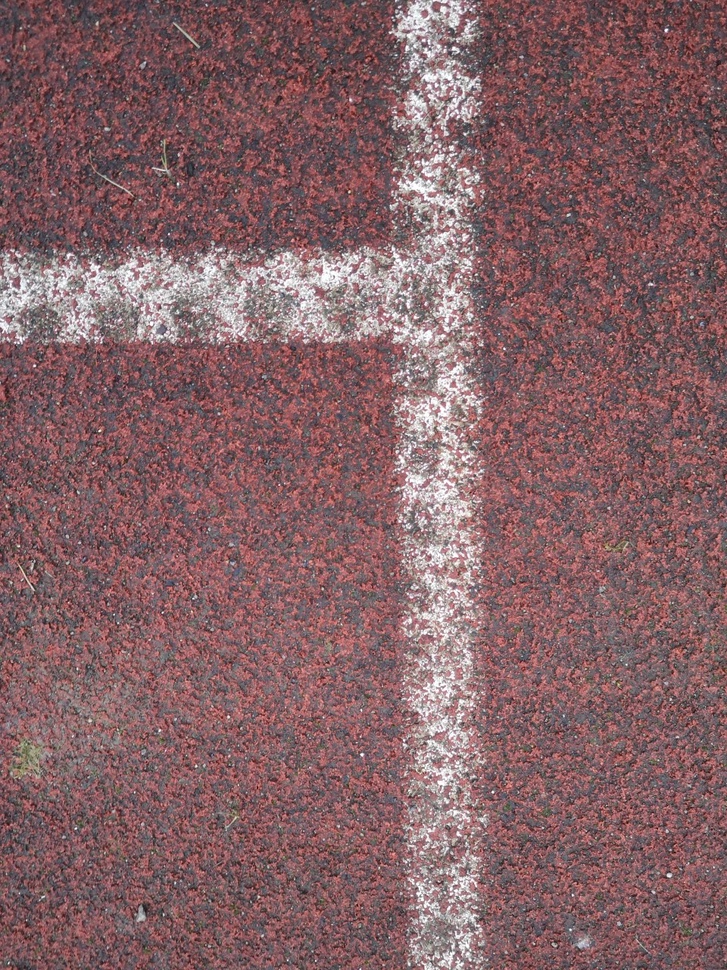
//> input picture T_line.jpg, 727 x 970 px, shrunk from 960 x 1280 before the run
$ ./line T_line.jpg   (built with g++ and OpenCV 4)
//> lines starting //> are read from the running program, lines starting //| are printed output that depends on the picture; after the words box and inside, x2 and y2 are one past the last pixel; in counts of white or black regions, pixels touching at a corner belong together
//> further down, Image is the input picture: 970 rows x 727 cols, CV_8UC3; mean B, G, R 101.6, 97.8, 132.4
### imgUtils.h
//
// Created by fourniem on 12/01/20.
//

#ifndef TE1_IMGUTILS_H
#define TE1_IMGUTILS_H

#include "opencv2/core/core.hpp"
#include "opencv2/imgproc/imgproc.hpp"
//#include "opencv2/imgcodecs.hpp"
#include "opencv2/highgui/highgui.hpp"


using namespace cv;

class imgUtils {


public:
    imgUtils();
    static void  swapQuadrants(const Mat &magI);
    static Mat addPadding(const Mat &I);
    static Mat readImage(int argc, char *const *argv);
    static Mat getMagnitude(Mat &complexI);
    static Mat genSinusoidalFrame(int size);
    static Mat computeDFT(Mat &I, bool show);

private:


};


#endif //TE1_IMGUTILS_H

### line.cpp
#include "opencv2/core/core.hpp"
#include "opencv2/imgproc/imgproc.hpp"
#include "opencv2/highgui/highgui.hpp"
#include "imgUtils.h"
#include <iostream>
#include <stdlib.h>
#include <list>
#include <limits>
#include <math.h>
#include <algorithm>
#include "math.h"
#include <iomanip>


using namespace std;


void pathDetection(Mat &frame, Mat &frame_final, float& angle_value, float& abscissa_value){

    /// Matrix preparation for countours
    Mat frame_gray(frame.size(), CV_8UC1), frame_opened;
    cvtColor(frame, frame_gray, CV_RGB2GRAY);
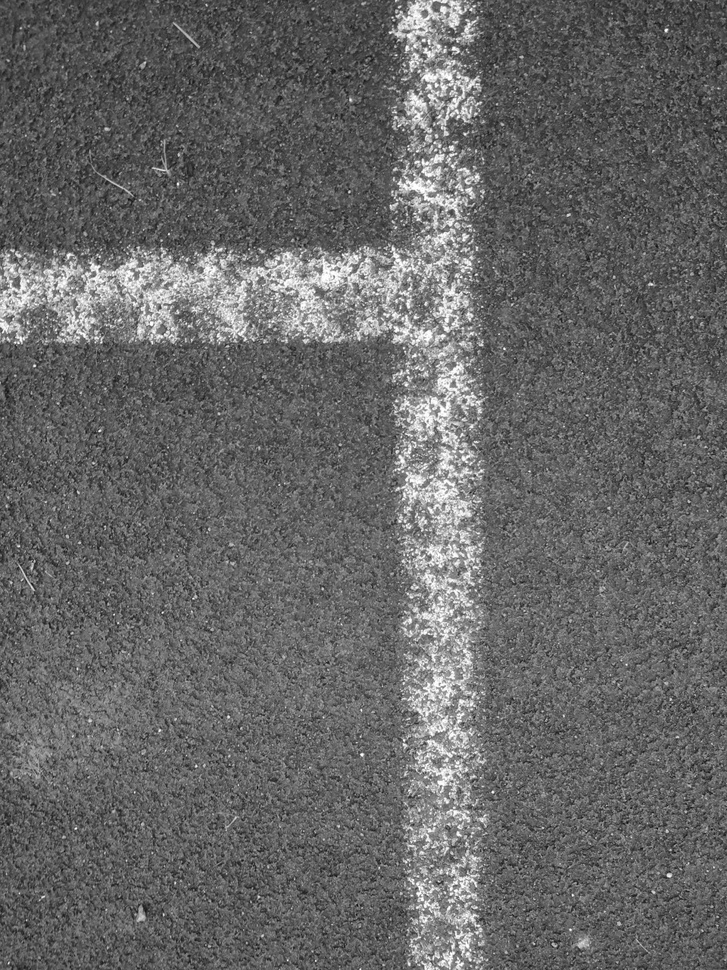
//> frame_gray: 970 rows x 727 cols, CV_8UC1; min 8, max 255, mean 102.9
    medianBlur ( frame_gray, frame_gray, 9 );
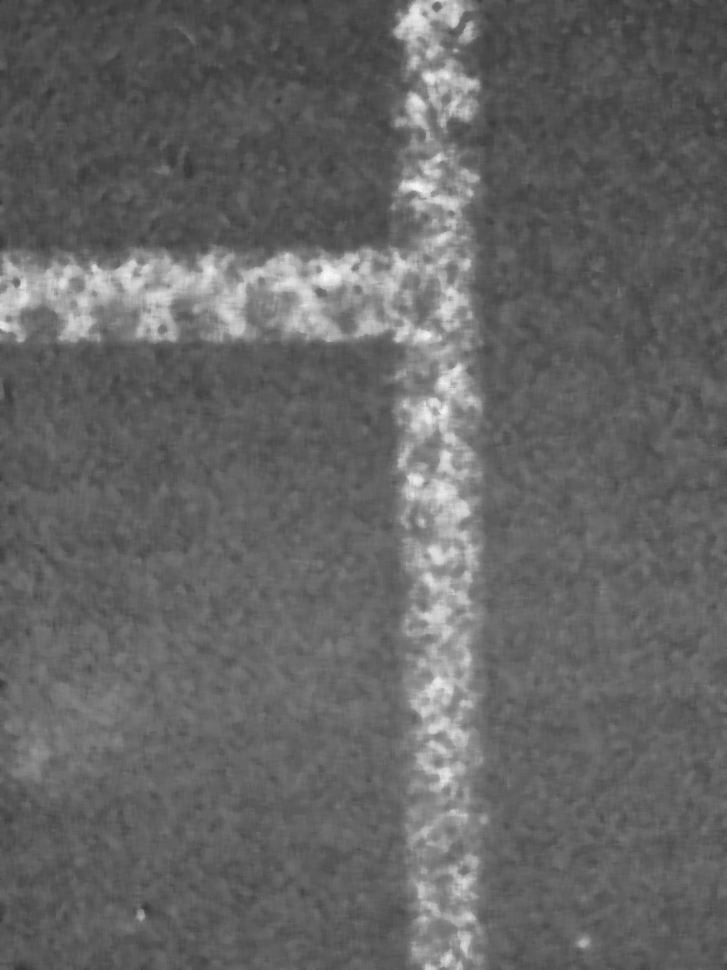
//> frame_gray: 970 rows x 727 cols, CV_8UC1; min 54, max 247, mean 101.6
    threshold(frame_gray, frame_final, 150, 255, CV_THRESH_BINARY);
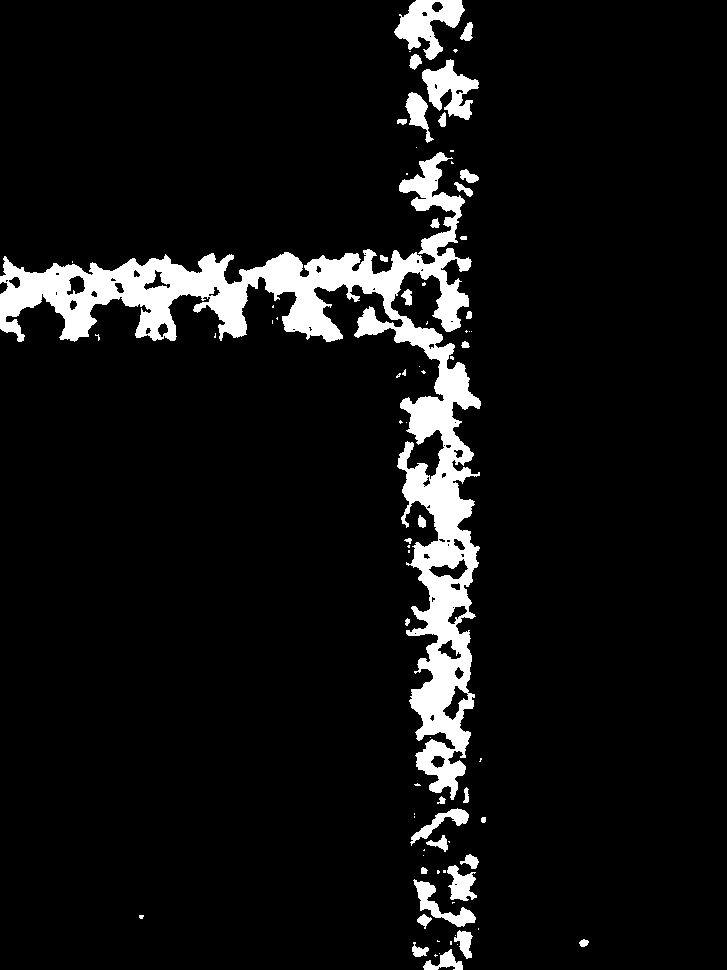
//> frame_final: 970 rows x 727 cols, CV_8UC1; 7.3% white; 78 white regions (45 under 20 px), largest, box (x1, y1, x2, y2) and area: (0, 152, 481, 800) 42362, (394, 0, 465, 60) 2103, (422, 59, 479, 120) 1703

    //dilate(frame_opened, frame_opened, getStructuringElement(MORPH_RECT, Size(50, 60)));

    /// Detection of contours
    Mat edges;
    Canny(frame_final, edges, 50, 200);
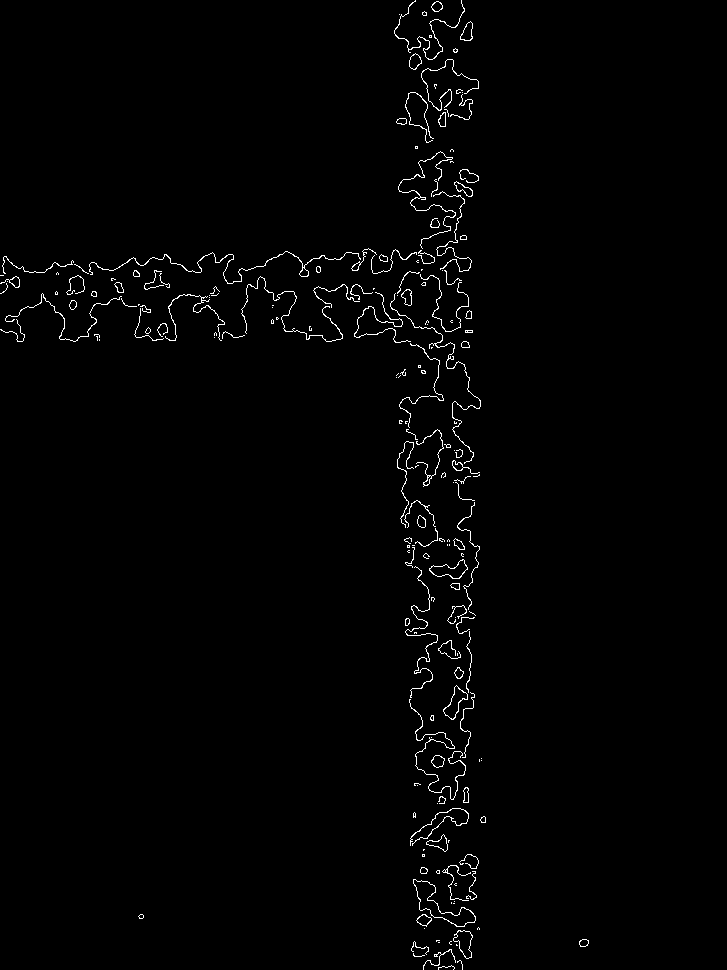
//> edges: 970 rows x 727 cols, CV_8UC1; 1.2% white in thin lines or dots, all inside (x1, y1, x2, y2) = (0, 0, 589, 970)
    vector<Vec4i> lines;
    HoughLinesP(edges, lines, 1, CV_PI/180, 20, 150, 250);
//> lines = 124 lines (x1, y1, x2, y2), first 8: [426, 12, 474, 922], [412, 2, 429, 960], [432, 5, 477, 865], [449, 966, 465, 26], [422, 37, 471, 957], [414, 956, 447, 25], [414, 941, 430, 21], [427, 960, 443, 21]
    float x1,x2,y1,y2;
    float n = 0,sumTheta =0,sumPosx=0;

    /// Finding center abscissa and orientation of the line
    for (size_t i=0; i<lines.size(); i++) {

        Vec4i l = lines[i];
        x1 = l[0],y1 = l[1],x2 = l[2],y2 = l[3];
        //cout << "angle = " << atan2(y2-y1,x2-x1)*180/M_PI << endl;
        //cout << "anglecondition = " << 70*M_PI/180 << endl;
//> (the run ends here: the program needs code that is not available in this run, at `if ( -50*M_PI/180 < sawtooth(atan2(y2-y1,x2-x1)) < 50*M_PI/180 )`)

$ run again, on line_and_rock.jpg
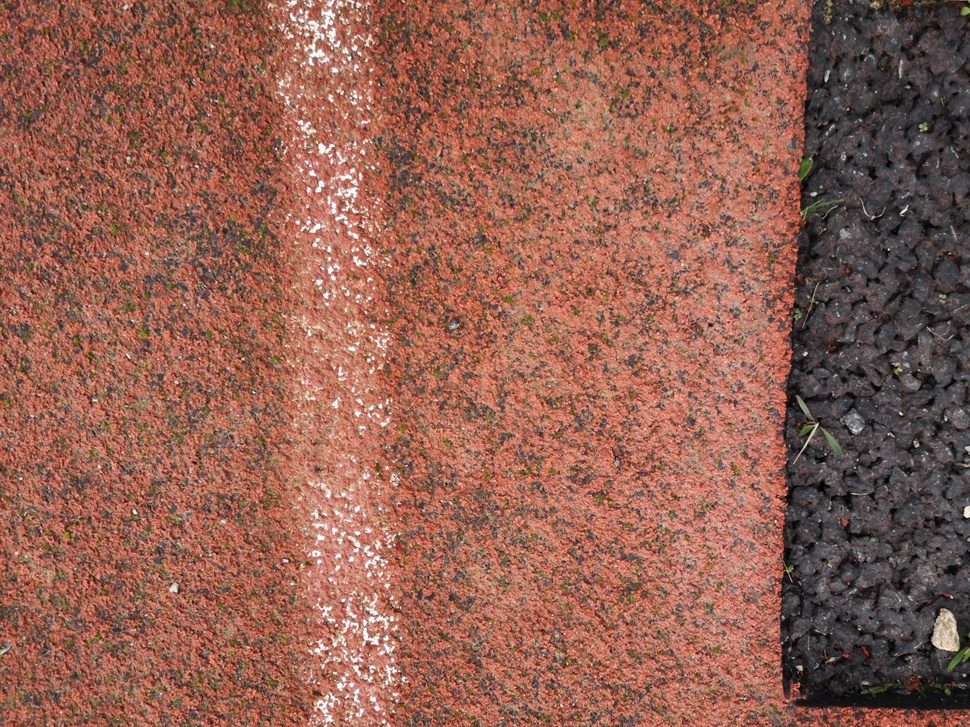
//> input picture line_and_rock.jpg, 970 x 727 px, shrunk from 1280 x 960 before the run
//> Image is the input picture: 727 rows x 970 cols, CV_8UC3; mean B, G, R 82.7, 97, 146.6
//> in pathDetection, `threshold(frame_gray, frame_final, 150, 255, CV_THRESH_BINARY);`:
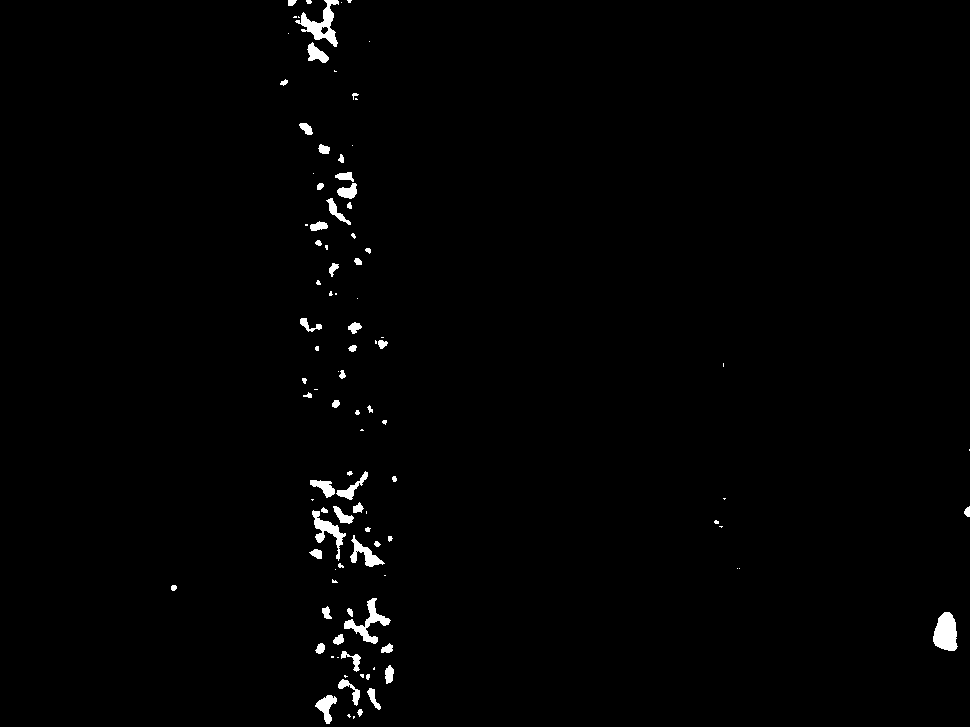
//> frame_final: 727 rows x 970 cols, CV_8UC1; 1.1% white; 102 white regions (44 under 20 px), largest, box (x1, y1, x2, y2) and area: (295, 0, 339, 47) 735, (933, 612, 958, 651) 726, (344, 598, 391, 644) 608
//> in pathDetection, `Canny(frame_final, edges, 50, 200);`:
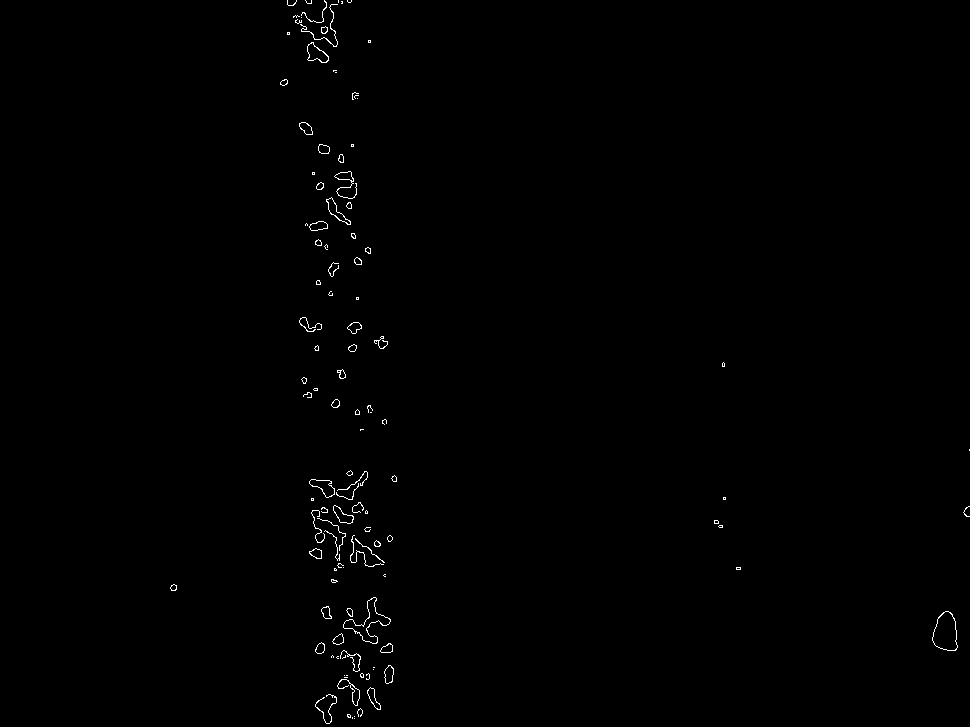
//> edges: 727 rows x 970 cols, CV_8UC1; 0.44% white in thin lines or dots, all inside (x1, y1, x2, y2) = (170, 0, 970, 724)
//> lines = 55 lines (x1, y1, x2, y2), first 8: [352, 718, 352, 93], [353, 703, 353, 93], [301, 20, 349, 717], [321, 711, 321, 22], [316, 22, 376, 708], [329, 723, 329, 7], [333, 703, 354, 92], [303, 12, 385, 682]
